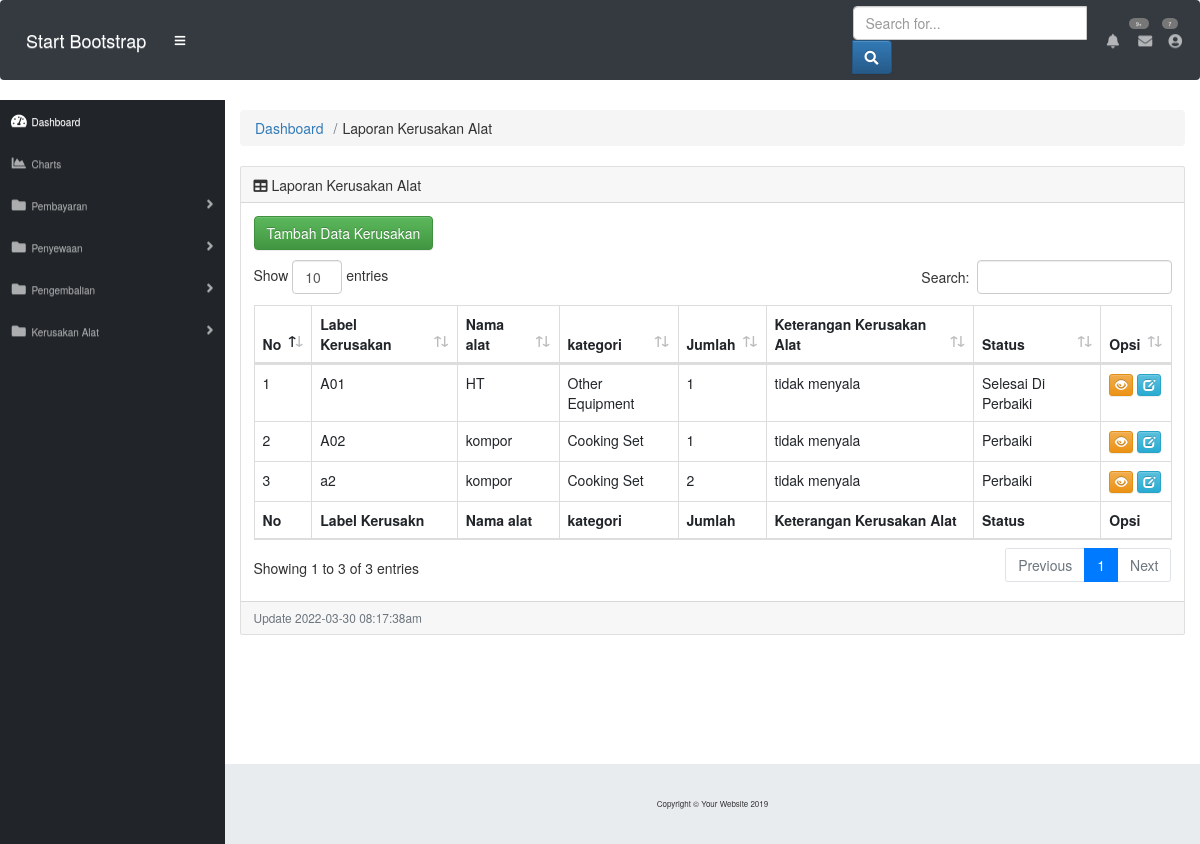
/index.php/kerusakan, run on the app's committed database.
### tables this page shows
CREATE TABLE `kerusakan_alat` (
  `id_kerusakan` int(80) NOT NULL,
  `nama_barang` varchar(255) NOT NULL,
  `kategori_barang` varchar(15) NOT NULL,
  `jumlah` int(90) NOT NULL,
  `label_alat` varchar(20) NOT NULL,
  `status_alat` varchar(80) NOT NULL,
  `keterangan` varchar(255) NOT NULL
);

### application/controllers/kerusakan.php (called while the page is built, shortened)
<?php
class kerusakan extends CI_Controller {
	 function __construct(){
		$this->load->model('m_kerusakan');
        $this->load->helper('url');
	}
	public function index()
	{
		$this->load->model('m_kerusakan');
		$data = array(
			'barang'=>$this->m_kerusakan->ambil()->result_array(),
		);
		$this->load->view('admin/v_kerusakan', $data);
	}
}

### index.php (called while the page is built, shortened)
<?php
require_once BASEPATH.'core/CodeIgniter.php';

### application/models/m_kerusakan.php (called while the page is built, shortened)
<?php
class M_kerusakan extends CI_Model {
    public function Ambil($where= "") {
      $data = $this->db->query('select * from kerusakan_alat '.$where);
      return $data;
  }
}

### application/views/admin/v_kerusakan.php (the view, shortened to what this page needs)
<!DOCTYPE html>
<html lang="en">
<head>
  <link href="<?php echo base_url().'assets/sbadmin/vendor/fontawesome-free/css/all.min.css'?>" rel="stylesheet" type="text/css">
  <link href="<?php echo base_url().'assets/sbadmin/vendor/datatables/dataTables.bootstrap4.css'?>" rel="stylesheet" >
  <link href="<?php echo base_url().'assets/sbadmin/css/sb-admin.css'?>" rel="stylesheet">
	<link rel="stylesheet" href="https://maxcdn.bootstrapcdn.com/bootstrap/3.3.6/css/bootstrap.min.css">
	<link rel="stylesheet" href="https://maxcdn.bootstrapcdn.com/bootstrap/3.3.6/css/bootstrap-theme.min.css">
</head>
<body id="page-top">
  <nav class="navbar navbar-expand navbar-dark bg-dark static-top">
    <a class="navbar-brand mr-1" href="index.html">Start Bootstrap</a>
    <button class="btn btn-link btn-sm text-white order-1 order-sm-0" id="sidebarToggle" href="#">
      <i class="fas fa-bars"></i>
    </button>
    <form class="d-none d-md-inline-block form-inline ml-auto mr-0 mr-md-3 my-2 my-md-0">
      <div class="input-group">
        <input type="text" class="form-control" placeholder="Search for..." aria-label="Search" aria-describedby="basic-addon2">
        <div class="input-group-append">
          <button class="btn btn-primary" type="button">
            <i class="fas fa-search"></i>
          </button>
        </div>
      </div>
    </form>
    <ul class="navbar-nav ml-auto ml-md-0">
      <li class="nav-item dropdown no-arrow mx-1">
        <a class="nav-link dropdown-toggle" href="#" id="alertsDropdown" role="button" data-toggle="dropdown" aria-haspopup="true" aria-expanded="false">
          <i class="fas fa-bell fa-fw"></i>
          <span class="badge badge-danger">9+</span>
        </a>
      </li>
      <li class="nav-item dropdown no-arrow mx-1">
        <a class="nav-link dropdown-toggle" href="#" id="messagesDropdown" role="button" data-toggle="dropdown" aria-haspopup="true" aria-expanded="false">
          <i class="fas fa-envelope fa-fw"></i>
          <span class="badge badge-danger">7</span>
        </a>
      </li>
      <li class="nav-item dropdown no-arrow">
        <a class="nav-link dropdown-toggle" href="#" id="userDropdown" role="button" data-toggle="dropdown" aria-haspopup="true" aria-expanded="false">
          <i class="fas fa-user-circle fa-fw"></i>
        </a>
      </li>
    </ul>
  </nav>
  <div id="wrapper">
	<ul class="sidebar navbar-nav">
      <li class="nav-item active">
        <a class="nav-link" href="<?php echo site_url('Dasboard/admin') ?>">
          <i class="fas fa-fw fa-tachometer-alt"></i>
          <span>Dashboard</span>
        </a>
      </li>
	  <li class="nav-item">
        <a class="nav-link" href="#">
          <i class="fas fa-fw fa-chart-area"></i>
          <span>Charts</span></a>
      </li>
      <li class="nav-item dropdown">
        <a class="nav-link dropdown-toggle" href="#" id="pagesDropdown" role="button" data-toggle="dropdown" aria-haspopup="true" aria-expanded="false">
          <i class="fas fa-fw fa-folder"></i>
          <span>Pembayaran</span>
        </a>
      </li>
      <li class="nav-item dropdown">
        <a class="nav-link dropdown-toggle" href="#" id="pagesDropdown" role="button" data-toggle="dropdown" aria-haspopup="true" aria-expanded="false">
          <i class="fas fa-fw fa-folder"></i>
          <span>Penyewaan</span>
        </a>
      </li>
	   <li class="nav-item dropdown">
        <a class="nav-link dropdown-toggle" href="#" id="pagesDropdown" role="button" data-toggle="dropdown" aria-haspopup="true" aria-expanded="false">
          <i class="fas fa-fw fa-folder"></i>
          <span>Pengembalian</span>
        </a>
      </li>
	    <li class="nav-item dropdown">
        <a class="nav-link dropdown-toggle" href="#" id="pagesDropdown" role="button" data-toggle="dropdown" aria-haspopup="true" aria-expanded="false">
          <i class="fas fa-fw fa-folder"></i>
          <span>Kerusakan Alat</span>
        </a>
      </li>
    </ul>
    <div id="content-wrapper">
      <div class="container-fluid">
        <ol class="breadcrumb">
          <li class="breadcrumb-item">
            <a href="#">Dashboard</a>
          </li>
          <li class="breadcrumb-item ">Laporan Kerusakan Alat</li>
        </ol>
        <div class="card mb-3">
          <div class="card-header">
            <i class="fas fa-table"></i>
            Laporan Kerusakan Alat</div>
          <div class="card-body">
            <p><a href="<?php echo base_url() ?>kerusakan/add"  class='btn btn-success '> Tambah Data Kerusakan</a></p>
            <div class="table-responsive">
              <table class="table table-bordered" id="dataTable" width="100%" cellspacing="0">
                <thead>
                  <tr>
                    <th>No   </th>
					<th>Label Kerusakan  </th>
                    <th>Nama alat  </th>
					<th>kategori </th>
                    <th>Jumlah </th>
					<th>Keterangan Kerusakan Alat </th>
					<th>Status  </th>
                     <th>Opsi</th>
                  </tr>
                </thead>
                <tfoot>
                  <tr>
                   <th>No   </th>
					<th>Label Kerusakn  </th>
                    <th>Nama alat  </th>
					<th>kategori </th>
                    <th>Jumlah </th>
					<th>Keterangan Kerusakan Alat </th>
					<th>Status  </th>
                     <th>Opsi</th>
                  </tr>
                </tfoot>
                <tbody>
                  <?php
                          $no = 0;
                           foreach($barang as $rak) { $no++?>
                            <tr>
                                <td><?php echo $no; ?></td>
                                <td><?php echo $rak['label_alat']; ?></td>
                                <td><?php echo $rak['nama_barang']; ?></td>
                                <td><?php echo $rak['kategori_barang']; ?></td>
                                <td><?php echo $rak['jumlah']; ?></td>
								<td><?php echo $rak['keterangan']; ?></td>
								<td><?php echo $rak['status_alat']; ?></td>
								<td>
                                    <a class='btn btn-warning btn-xs' title='lihat' href="<?php echo base_url() ?>kerusakan/lihat/<?php echo $rak['id_kerusakan']; ?>"><span class="glyphicon glyphicon-eye-open"></a>
                                    <a class='btn btn-info btn-xs' title='ubah' href="<?php echo base_url();?>kerusakan/edit/<?php echo $rak['id_kerusakan']; ?>"><span class="glyphicon glyphicon-edit"></span></a>
                                </td>
                            <?php }?>
                            </tr>
                </tbody>
              </table>
            </div>
          </div>
          <div class="card-footer small text-muted"><?php echo "Update " . date("Y-m-d h:i:sa") . "<br>";?></div>
        </div>
    </div>
      <footer class="sticky-footer">
        <div class="container my-auto">
          <div class="copyright text-center my-auto">
            <span>Copyright © Your Website 2019</span>
          </div>
        </div>
      </footer>
    </div>
  </div>
</body>
</html>

### data on the page
kerusakan_alat: label_alat "A01", nama_barang "HT", kategori_barang "Other Equipment", jumlah "1", keterangan "tidak menyala", status_alat "Selesai Di Perbaiki"
kerusakan_alat: label_alat "A02", nama_barang "kompor", kategori_barang "Cooking Set", jumlah "1", keterangan "tidak menyala", status_alat "Perbaiki"
kerusakan_alat: label_alat "a2", nama_barang "kompor", kategori_barang "Cooking Set", jumlah "2", keterangan "tidak menyala", status_alat "Perbaiki"
